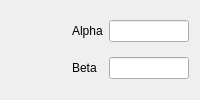
         <widget class="QWidget" name="tab_beta">
          <attribute name="title">
           <string>Beta</string>
          </attribute>
          <layout class="QGridLayout" name="gridLayout_9">
           <item row="0" column="1">
            <widget class="QLabel" name="label_20">
             <property name="text">
              <string>Alpha</string>
             </property>
            </widget>
           </item>
           <item row="1" column="1">
            <widget class="QLabel" name="label_21">
             <property name="text">
              <string>Beta</string>
             </property>
            </widget>
           </item>
           <item row="1" column="2">
            <widget class="QLineEdit" name="ln_betabeta">
             <property name="maximumSize">
              <size>
               <width>80</width>
               <height>16777215</height>
              </size>
             </property>
            </widget>
           </item>
           <item row="0" column="2">
            <widget class="QLineEdit" name="ln_betaalpha">
             <property name="maximumSize">
              <size>
               <width>80</width>
               <height>16777215</height>
              </size>
             </property>
            </widget>
           </item>
           <item row="0" column="0">
            <spacer name="horizontalSpacer_7">
             <property name="orientation">
              <enum>Qt::Horizontal</enum>
             </property>
             <property name="sizeHint" stdset="0">
              <size>
               <width>40</width>
               <height>20</height>
              </size>
             </property>
            </spacer>
           </item>
          </layout>
         </widget>
